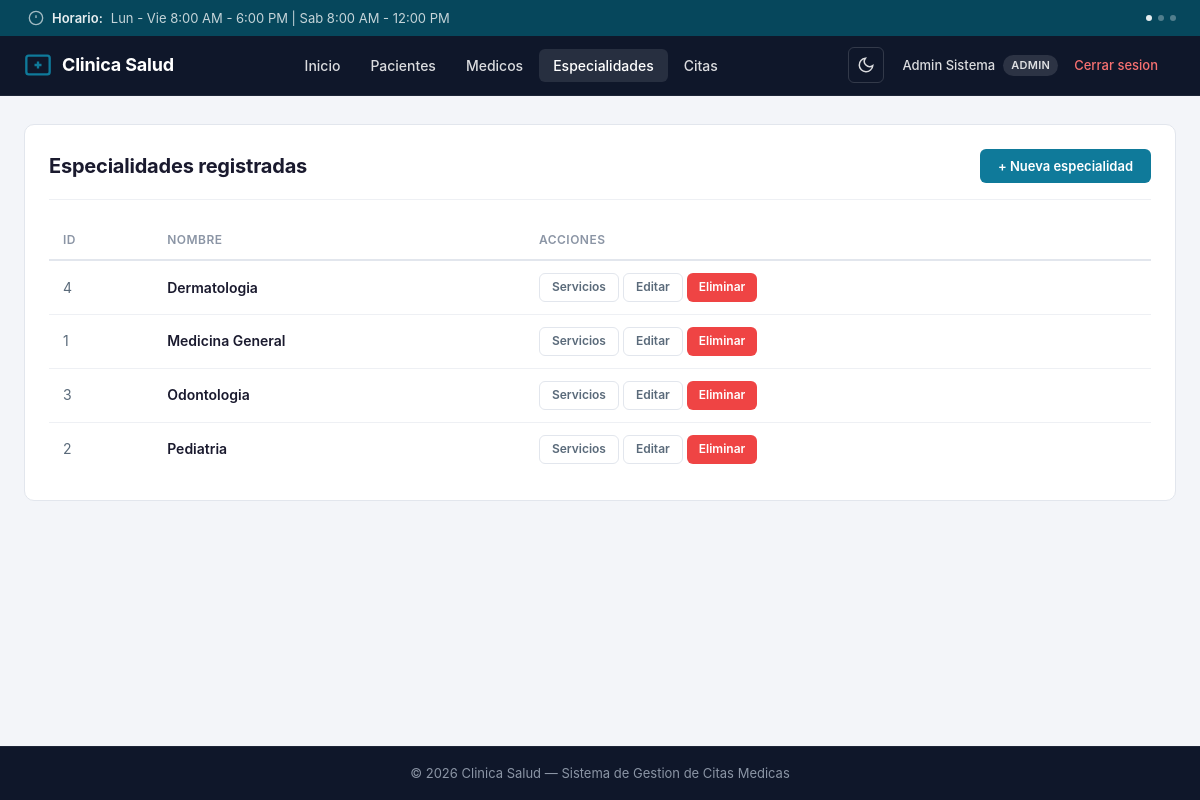
The page /?url=especialidades/listar (signed in) on the database its author committed.
### tables this page shows
CREATE TABLE especialidades (
    id INT AUTO_INCREMENT PRIMARY KEY,
    nombre VARCHAR(100) NOT NULL
);

### app/models/Especialidad.php (called while the page is built, shortened)
<?php
class Especialidad
{
    public static function obtenerTodas()
    {
        $pdo = obtenerConexion();
        $sql = "SELECT * FROM especialidades ORDER BY nombre";
        $stmt = $pdo->query($sql);
        return $stmt->fetchAll();
    }
}

### app/controllers/EspecialidadController.php (called while the page is built, shortened)
<?php
require_once __DIR__ . "/../models/Especialidad.php";
class EspecialidadController
{
    public function listar()
    {
        $especialidades = Especialidad::obtenerTodas();
        return $especialidades;
    }
}

### app/views/especialidades/listar.php (the view, shortened to what this page needs)
<?php require __DIR__ . "/../layout/header.php" ?>
<div class="card">
    <div class="card-header">
        <h1>Especialidades registradas</h1>
        <a href="?url=especialidades/crear" class="btn btn-primary">+ Nueva especialidad</a>
    </div>
    <div class="table-responsive">
        <table>
            <thead>
                <tr>
                    <th>ID</th>
                    <th>Nombre</th>
                    <th>Acciones</th>
                </tr>
            </thead>
            <tbody>
                <?php if (!empty($especialidades)): ?>
                    <?php foreach ($especialidades as $e): ?>
                        <tr>
                            <td><?= htmlspecialchars($e["id"]) ?></td>
                            <td><strong><?= htmlspecialchars($e["nombre"]) ?></strong></td>
                            <td>
                                <div class="acciones">
                                    <a href="?url=servicios/listar&especialidad_id=<?= $e["id"] ?>" class="btn btn-ghost btn-sm">Servicios</a>
                                    <a href="?url=especialidades/editar&id=<?= $e["id"] ?>" class="btn btn-ghost btn-sm">Editar</a>
                                    <a href="?url=especialidades/eliminar&id=<?= $e["id"] ?>" class="btn btn-danger btn-sm" onclick="return confirm('¿Eliminar esta especialidad?')">Eliminar</a>
                                </div>
                            </td>
                        </tr>
                    <?php endforeach; ?>
                <?php else: ?>
                    <tr>
                        <td colspan="3" class="empty-table">No hay especialidades registradas</td>
                    </tr>
                <?php endif; ?>
            </tbody>
        </table>
    </div>
</div>
<?php require __DIR__ . "/../layout/footer.php" ?>

### public/index.php (shortened to what this page needs)
<?php
require_once __DIR__ . "/../app/controllers/EspecialidadController.php";
$url = $_GET["url"] ?? "auth/login";
switch ($url) {
    case "especialidades/listar":
        $controller = new EspecialidadController();
        $especialidades = $controller->listar();
        require __DIR__ . "/../app/views/especialidades/listar.php";
        break;
}

### app/views/layout/header.php (shortened to what this page needs)
<!DOCTYPE html>
<html lang="es" data-theme="light">
<head>
    <link rel="stylesheet" href="css/estilos.css">
</head>
<body>
    <div class="notification-bar" id="notificationBar">
        <div class="notif-container">
            <div class="notif-track-wrap">
                <div class="notif-track" id="notifTrack">
                    <div class="notif-slide">
                        <svg class="notif-icon" viewBox="0 0 24 24" fill="none" stroke="currentColor" stroke-width="2">
                            <circle cx="12" cy="12" r="10"/><path d="M12 8v4M12 16h.01"/>
                        </svg>
                        <strong>Horario:</strong>
                        <span>Lun - Vie 8:00 AM - 6:00 PM | Sab 8:00 AM - 12:00 PM</span>
                    </div>
                </div>
            </div>
            <div class="notif-dots" id="notifDots"></div>
        </div>
    </div>
    <nav class="navbar">
        <a href="?url=inicio" class="logo">
            <svg viewBox="0 0 24 24" fill="none" stroke="currentColor" stroke-width="2">
                <path d="M9 12h6M12 9v6"/>
                <rect x="2" y="4" width="20" height="16" rx="2"/>
            </svg>
            Clinica Salud
        </a>
        <?php if (isset($_SESSION["usuario"])): ?>
            <ul class="nav-links" id="navLinks">
                <li><a href="?url=inicio" class="<?= ($url === 'inicio') ? 'active' : '' ?>">Inicio</a></li>
                <?php if ($_SESSION["rol"] === "admin"): ?>
                <li><a href="?url=pacientes/listar" class="<?= str_starts_with($url, 'pacientes') ? 'active' : '' ?>">Pacientes</a></li>
                <li><a href="?url=medicos/listar" class="<?= str_starts_with($url, 'medicos') ? 'active' : '' ?>">Medicos</a></li>
                <li><a href="?url=especialidades/listar" class="<?= str_starts_with($url, 'especialidades') ? 'active' : '' ?>">Especialidades</a></li>
                <?php elseif ($_SESSION["rol"] === "medico"): ?>
                <li><a href="?url=citas/medico" class="<?= str_starts_with($url, 'citas') ? 'active' : '' ?>">Mis Citas</a></li>
                <?php endif; ?>
                <?php if ($_SESSION["rol"] !== "medico"): ?>
                <li><a href="?url=citas/listar" class="<?= str_starts_with($url, 'citas') ? 'active' : '' ?>">Citas</a></li>
                <?php endif; ?>
            </ul>
            <div class="nav-right">
                <button class="theme-toggle" id="themeToggle" aria-label="Cambiar tema">
                    <svg class="icon-moon" width="18" height="18" viewBox="0 0 24 24" fill="none" stroke="currentColor" stroke-width="2">
                        <path d="M21 12.79A9 9 0 1111.21 3 7 7 0 0021 12.79z"/>
                    </svg>
                </button>
                <div class="user-badge">
                    <span class="user-name"><?= htmlspecialchars($_SESSION["usuario"]) ?></span>
                    <span class="role-tag"><?= htmlspecialchars($_SESSION["rol"]) ?></span>
                    <a href="?url=auth/logout" class="logout-link">Cerrar sesion</a>
                </div>
            </div>
        <?php endif; ?>
    </nav>
    <div class="main-container">

### app/views/layout/footer.php (shortened to what this page needs)
    </div>
    <div class="footer">
        &copy; <?= date("Y") ?> Clinica Salud &mdash; Sistema de Gestion de Citas Medicas
    </div>
</body>
</html>

### rows shown on the page
especialidades: id "4", nombre "Dermatologia"
especialidades: id "1", nombre "Medicina General"
especialidades: id "3", nombre "Odontologia"
especialidades: id "2", nombre "Pediatria"

### other values the page prints
$_SESSION["usuario"] "Admin Sistema"
$_SESSION["rol"] "ADMIN"
